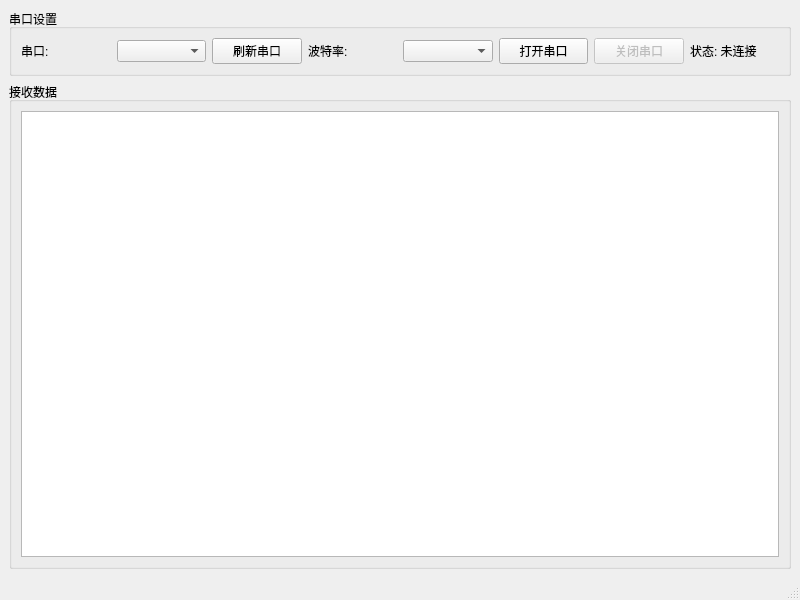
<?xml version="1.0" encoding="UTF-8"?>
<ui version="4.0">
 <class>Frequency_analyzer</class>
 <widget class="QMainWindow" name="Frequency_analyzer">
  <property name="geometry">
   <rect>
    <x>0</x>
    <y>0</y>
    <width>800</width>
    <height>600</height>
   </rect>
  </property>
  <property name="windowTitle">
   <string>串口数据接收工具</string>
  </property>
  <widget class="QWidget" name="centralwidget">
   <layout class="QVBoxLayout" name="verticalLayout">
    <item>
     <widget class="QGroupBox" name="groupBox">
      <property name="title">
       <string>串口设置</string>
      </property>
      <layout class="QHBoxLayout" name="horizontalLayout">
       <item>
        <widget class="QLabel" name="label">
         <property name="text">
          <string>串口:</string>
         </property>
        </widget>
       </item>
       <item>
        <widget class="QComboBox" name="portComboBox"/>
       </item>
       <item>
        <widget class="QPushButton" name="refreshPortsButton">
         <property name="text">
          <string>刷新串口</string>
         </property>
         <property name="toolTip">
          <string>刷新可用串口列表</string>
         </property>
        </widget>
       </item>
       <item>
        <widget class="QLabel" name="label_2">
         <property name="text">
          <string>波特率:</string>
         </property>
        </widget>
       </item>
       <item>
        <widget class="QComboBox" name="baudRateComboBox"/>
       </item>
       <item>
        <widget class="QPushButton" name="openPortButton">
         <property name="text">
          <string>打开串口</string>
         </property>
        </widget>
       </item>
       <item>
        <widget class="QPushButton" name="closePortButton">
         <property name="text">
          <string>关闭串口</string>
         </property>
         <property name="enabled">
          <bool>false</bool>
         </property>
        </widget>
       </item>
       <item>
        <widget class="QLabel" name="statusLabel">
         <property name="text">
          <string>状态: 未连接</string>
         </property>
        </widget>
       </item>
      </layout>
     </widget>
    </item>
    <item>
     <widget class="QGroupBox" name="groupBox_2">
      <property name="title">
       <string>接收数据</string>
      </property>
      <layout class="QVBoxLayout" name="verticalLayout_2">
       <item>
        <widget class="QTextBrowser" name="textBrowser"/>
       </item>
      </layout>
     </widget>
    </item>
   </layout>
  </widget>
  <widget class="QMenuBar" name="menubar">
   <property name="geometry">
    <rect>
     <x>0</x>
     <y>0</y>
     <width>800</width>
     <height>22</height>
    </rect>
   </property>
  </widget>
  <widget class="QStatusBar" name="statusbar"/>
 </widget>
 <resources/>
 <connections/>
</ui>
